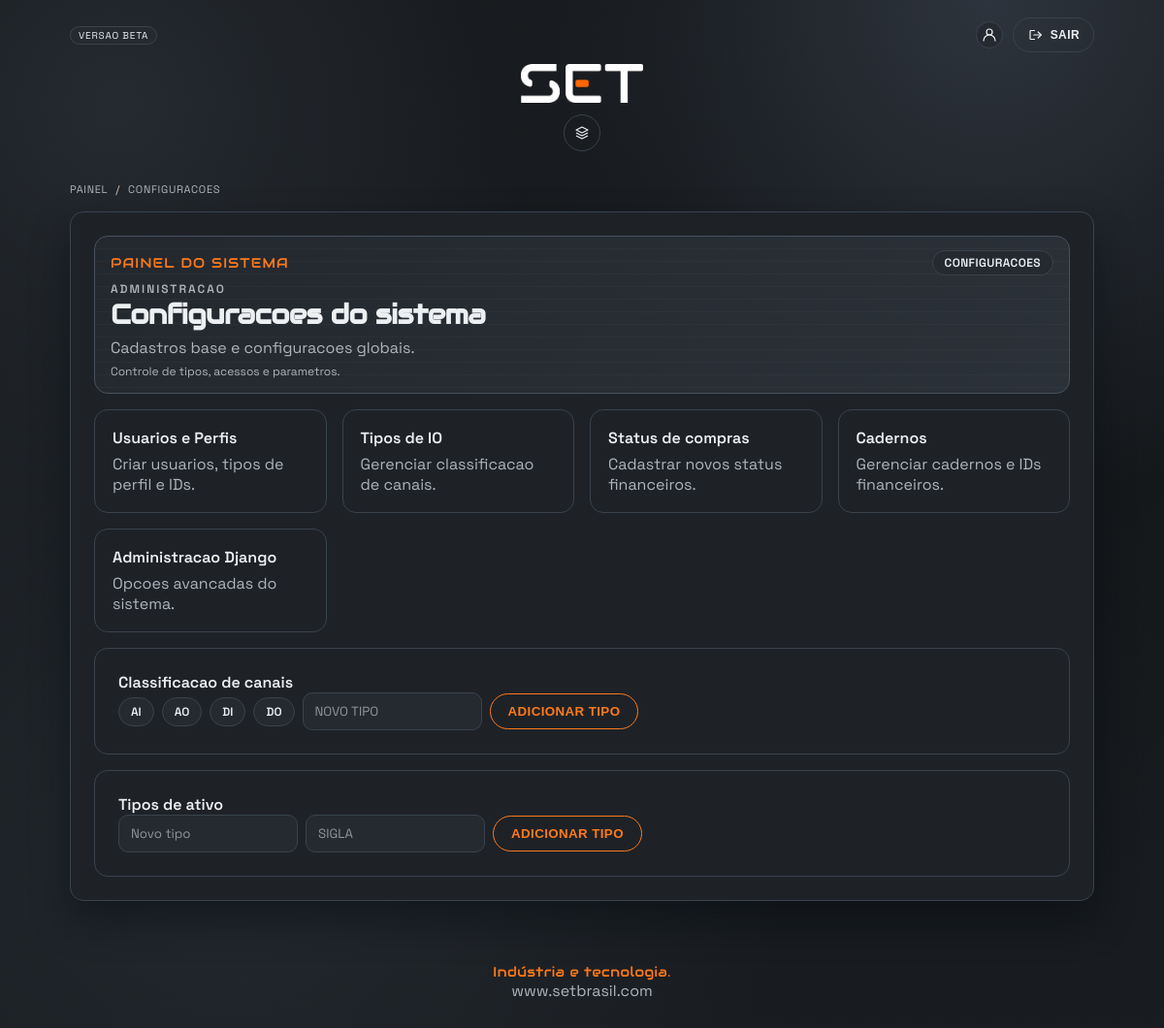
/ajustes/ (signed in), run on the app's committed database.
### core/models.py (models this page shows, shortened)
class TipoCanalIO(models.Model):
    nome = models.CharField(max_length=20, unique=True)
    ativo = models.BooleanField(default=True)
    class Meta:
        ordering = ["nome"]

### core/views.py (the view, shortened to what this page needs)
# urls.py: path('ajustes/', views.ajustes_sistema, name="ajustes_sistema"),
@login_required
def ajustes_sistema(request):
    if not request.user.is_staff:
        return HttpResponseForbidden("Sem permissao.")
    message = None
    channel_types = TipoCanalIO.objects.filter(ativo=True).order_by("nome")
    tipos_ativos = TipoAtivo.objects.order_by("nome")
    return render(
        request,
        "core/ajustes.html",
        {
            "message": message,
            "channel_types": channel_types,
            "tipos_ativos": tipos_ativos,
        },
    )

### core/templates/core/ajustes.html (shortened to what this page needs)
{% extends "core/base.html" %}
{% load static %}
{% block breadcrumbs %}
  <nav class="page-crumbs" aria-label="Breadcrumb">
    <a href="{% url 'painel' %}">Painel</a>
    <span class="crumb-sep">/</span>
    <span>Configuracoes</span>
  </nav>
{% endblock %}
{% block content %}
  <section class="card stack">
    <div class="page-hud">
      <div class="hud-top">
        <div class="hud-title">Painel do sistema</div>
        <div class="hud-pill">Configuracoes</div>
      </div>
      <div class="page-hud-head">
        <div>
          <div class="page-kicker">Administracao</div>
          <h1 class="page-title">Configuracoes do sistema</h1>
          <p class="page-subtitle">Cadastros base e configuracoes globais.</p>
        </div>
      </div>
      <div class="hud-meta">Controle de tipos, acessos e parametros.</div>
    </div>
    <div class="panel-grid">
      <a class="panel-card" href="{% url 'usuarios' %}">
        <div class="panel-title">Usuarios e Perfis</div>
        <div class="muted">Criar usuarios, tipos de perfil e IDs.</div>
      </a>
      <a class="panel-card" href="{% url 'ios_list' %}">
        <div class="panel-title">Tipos de IO</div>
        <div class="muted">Gerenciar classificacao de canais.</div>
      </a>
      <a class="panel-card" href="{% url 'financeiro_nova' %}">
        <div class="panel-title">Status de compras</div>
        <div class="muted">Cadastrar novos status financeiros.</div>
      </a>
      <a class="panel-card" href="{% url 'financeiro_cadernos' %}">
        <div class="panel-title">Cadernos</div>
        <div class="muted">Gerenciar cadernos e IDs financeiros.</div>
      </a>
      <a class="panel-card" href="/admin/">
        <div class="panel-title">Administracao Django</div>
        <div class="muted">Opcoes avancadas do sistema.</div>
      </a>
    </div>
    <div class="card compact-card">
      <div class="panel-title">Classificacao de canais</div>
      <div class="channel-types">
        {% for channel in channel_types %}
          <span class="channel-pill">{{ channel.nome }}</span>
        {% endfor %}
        <form method="post" class="channel-type-form">
          <input type="text" name="nome" placeholder="NOVO TIPO" maxlength="20" required>
          <button class="btn btn-outline" type="submit">Adicionar tipo</button>
        </form>
      </div>
    </div>
    <div class="card compact-card">
      <div class="panel-title">Tipos de ativo</div>
      <div class="channel-types">
        <form method="post" class="channel-type-form">
          <input type="text" name="nome" placeholder="Novo tipo" maxlength="80" required>
          <input type="text" name="codigo" placeholder="SIGLA" maxlength="10" required data-uppercase>
          <button class="btn btn-outline" type="submit">Adicionar tipo</button>
        </form>
      </div>
    </div>
  </section>
{% endblock %}

### data on the page
TipoCanalIO: nome "AI"
TipoCanalIO: nome "AO"
TipoCanalIO: nome "DI"
TipoCanalIO: nome "DO"
